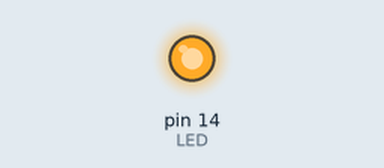
This sketch was run on a simulated Arduino Uno, built with avr-gcc and run on an emulated ATmega328P. Parts: output pins drawn as LEDs (lit = HIGH).

Above: at 0.5 s.
At 5.0 s:
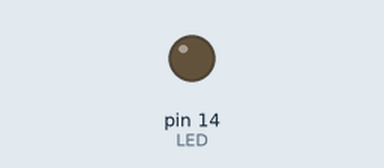
Timing chart, 0 to 6.9 s (numbered marks = the images above):
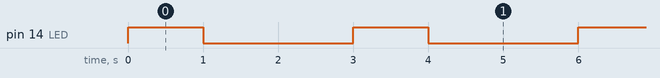

Measured:
- by itself, pin 14 (LED): alternates HIGH for 1.0 s and LOW for 2.0 s

The sketch:

Blink.ino
```cpp
#define LED 14 // set LED pin to D14

int onTime = 1000;  // Time LED stays ON
int offTime = 2000; // Time LED stays OFF

void setup() {
  // set LED as output
  pinMode(LED, OUTPUT);
}

void loop() {

  digitalWrite(LED, HIGH);
  delay(onTime); // LED set to HIGH for 1000ms

  digitalWrite(LED, LOW);
  delay(offTime); // LED set to LOW for 2000ms

  // period = 3000ms
  // duty cycle = 1000 / 3000 = 33.3%
}
```
